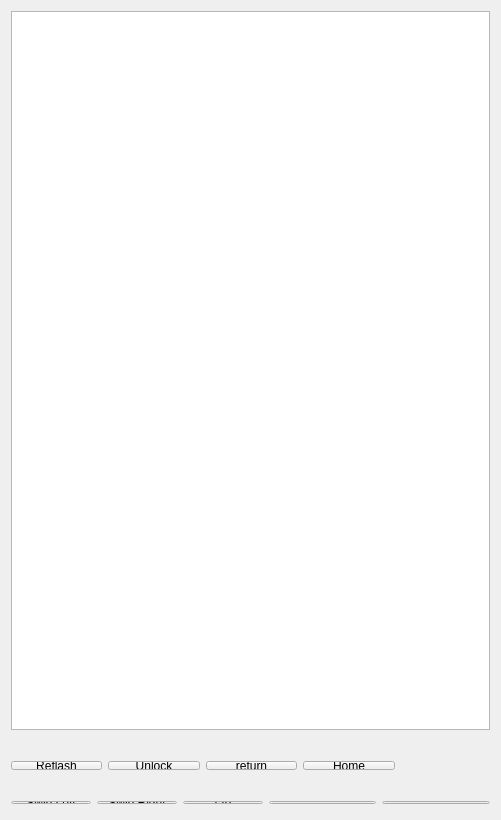
<?xml version="1.0" encoding="UTF-8"?>
<ui version="4.0">
 <class>Widget</class>
 <widget class="QWidget" name="Widget">
  <property name="geometry">
   <rect>
    <x>0</x>
    <y>0</y>
    <width>501</width>
    <height>820</height>
   </rect>
  </property>
  <property name="windowTitle">
   <string>Widget</string>
  </property>
  <widget class="QWidget" name="verticalLayoutWidget">
   <property name="geometry">
    <rect>
     <x>0</x>
     <y>0</y>
     <width>501</width>
     <height>741</height>
    </rect>
   </property>
   <layout class="QVBoxLayout" name="verticalLayout">
    <property name="spacing">
     <number>0</number>
    </property>
    <item>
     <widget class="QGraphicsView" name="graphicsView">
      <property name="mouseTracking">
       <bool>true</bool>
      </property>
      <property name="autoFillBackground">
       <bool>false</bool>
      </property>
      <property name="locale">
       <locale language="Chinese" country="China"/>
      </property>
     </widget>
    </item>
   </layout>
  </widget>
  <widget class="QWidget" name="horizontalLayoutWidget">
   <property name="geometry">
    <rect>
     <x>0</x>
     <y>750</y>
     <width>503</width>
     <height>31</height>
    </rect>
   </property>
   <layout class="QHBoxLayout" name="horizontalLayout">
    <item>
     <widget class="QPushButton" name="pushButton">
      <property name="text">
       <string>Reflash</string>
      </property>
     </widget>
    </item>
    <item>
     <widget class="QPushButton" name="pushButton_2">
      <property name="text">
       <string>Unlock</string>
      </property>
     </widget>
    </item>
    <item>
     <widget class="QPushButton" name="Btn_return">
      <property name="text">
       <string>return</string>
      </property>
     </widget>
    </item>
    <item>
     <widget class="QPushButton" name="btn_home">
      <property name="text">
       <string>Home</string>
      </property>
     </widget>
    </item>
    <item>
     <widget class="QLabel" name="label">
      <property name="text">
       <string/>
      </property>
     </widget>
    </item>
   </layout>
  </widget>
  <widget class="QWidget" name="horizontalLayoutWidget_2">
   <property name="geometry">
    <rect>
     <x>0</x>
     <y>790</y>
     <width>501</width>
     <height>25</height>
    </rect>
   </property>
   <layout class="QHBoxLayout" name="horizontalLayout_2">
    <item>
     <widget class="QPushButton" name="swip_left">
      <property name="text">
       <string>Swip Left</string>
      </property>
     </widget>
    </item>
    <item>
     <widget class="QPushButton" name="swip_right">
      <property name="text">
       <string>Swip Right</string>
      </property>
     </widget>
    </item>
    <item>
     <widget class="QPushButton" name="tap">
      <property name="text">
       <string>tap</string>
      </property>
     </widget>
    </item>
    <item>
     <widget class="QLineEdit" name="lineEdit_2"/>
    </item>
    <item>
     <widget class="QLineEdit" name="lineEdit"/>
    </item>
   </layout>
  </widget>
 </widget>
 <layoutdefault spacing="6" margin="11"/>
 <resources/>
 <connections/>
</ui>
